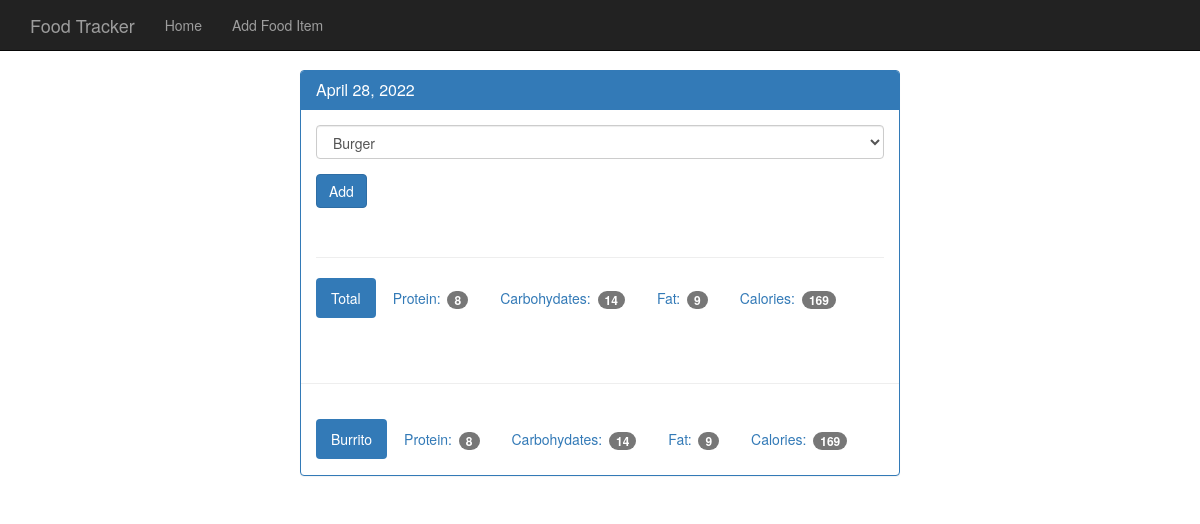
The page /view/20220428 on the database its author committed.
### tables this page shows
CREATE TABLE food (
    id integer primary key autoincrement,
    name text not null,
    protein integer not null,
    carbohydrates integer not null,
    fat integer not null,
    calories integer not null
);

### app.py (the view)
@app.route('/view/<date>', methods=['GET', 'POST'])
def view(date):
    db = get_db()
    cur = db.execute('select id, entry_date from log_date where entry_date = ?', [date])
    date_result = cur.fetchone()
    if request.method == 'POST':
        db.execute('insert into food_date(food_id, log_date_id) values (?, ?)', [request.form['food-select'], date_result['id']])
        db.commit()
    d = datetime.strptime(str(date_result['entry_date']), '%Y%m%d')
    pretty_date = datetime.strftime(d, '%B %d, %Y')
    food_cur = db.execute('select id, name from food')
    food_results = food_cur.fetchall()
    log_cur = db.execute('''select food.name, food.protein, food.carbohydrates, food.fat, food.calories \
                            from log_date \
                            join food_date on food_date.log_date_id = log_date.id \
                            join food on food.id=food_date.food_id \
                            where log_date.entry_date = ?''', [date])
    log_results = log_cur.fetchall()
    totals = {}
    totals['protein'] = 0
    totals['carbohydrates'] = 0
    totals['fat'] = 0
    totals['calories'] = 0
    for food in log_results:
        totals['protein'] += food['protein']
        totals['carbohydrates'] += food['carbohydrates']
        totals['fat'] += food['fat']
        totals['calories'] += food['calories']
    return render_template('day.html', entry_date=date_result['entry_date'], pretty_date=pretty_date, food_results=food_results, log_results=log_results, totals=totals)

### app.py (called while the page is built)
def connect_db():
    sql = sqlite3.connect("food_log.db")
    sql.row_factory = sqlite3.Row
    return sql

def get_db():
    if not hasattr(g, 'sqlite3'):
        g.sqlite_db = connect_db()
    return g.sqlite_db

### templates/day.html
{% extends "base.html" %}
{% block body %}
    <nav class="navbar navbar-inverse navbar-fixed-top">
      <div class="container">
        <div class="navbar-header">
          <a class="navbar-brand" href="{{ url_for('index') }}">Food Tracker</a>
        </div>
        <div id="navbar" class="navbar-collapse collapse">
          <ul class="nav navbar-nav">
            <li><a href="{{ url_for('index') }}">Home</a></li>
            <li><a href="{{ url_for('food') }}">Add Food Item</a></li>
          </ul>
        </div>
      </div>
    </nav>
    <div class="container theme-showcase col-sm-6 col-sm-offset-3" role="main">
      <div class="row">
        <div>
          <div class="panel panel-primary">
            <div class="panel-heading">
              <h3 class="panel-title">{{ pretty_date }}</h3>
            </div>
            <div class="panel-body">
              <form method="POST" action="{{ url_for('view', date=entry_date) }}">
                <div class="form-group">
                  <select class="form-control" name="food-select">
                    {% for food in food_results %}
                      <option value={{ food.id }}>{{ food.name }}</option>
                    {% endfor %}
                  </select>
                </div>
                <button type="submit" class="btn btn-primary">Add</button>
              </form>
              <div class="page-header"></div>
              <ul class="nav nav-pills" role="tablist">
                <li class="active"><a>Total</a></li>
                <li><a>Protein: <span class="badge">{{ totals.protein }}</span></a></li>
                <li><a>Carbohydates: <span class="badge">{{ totals.carbohydrates }}</span></a></li>
                <li><a>Fat: <span class="badge">{{ totals.fat }}</span></a></li>
                <li><a>Calories: <span class="badge">{{ totals.calories }}</span></a></li>
              </ul>
            </div>
            <div class="page-header"></div>
            {% for food in log_results %}
            <div class="panel-body">
              <ul class="nav nav-pills" role="tablist">
                <li class="active"><a>{{ food.name}}</a></li>
                <li><a>Protein: <span class="badge">{{ food.protein }}</span></a></li>
                <li><a>Carbohydates: <span class="badge">{{ food.carbohydrates }}</span></a></li>
                <li><a>Fat: <span class="badge">{{ food.fat }}</span></a></li>
                <li><a>Calories: <span class="badge">{{ food.calories }}</span></a></li>
              </ul>
            </div>
            {% endfor %}
          </div>
        </div>
      </div>
    </div>
{% endblock %}

### static/theme.css (style rules this page uses)
body { padding-top: 70px; padding-bottom: 30px; }

### rows shown on the page
food: name "Burrito", protein "8", carbohydrates "14", fat "9", calories "169"

### other values the page prints
{{ pretty_date }} "April 28, 2022"
{{ totals.protein }} "8"
{{ totals.carbohydrates }} "14"
{{ totals.fat }} "9"
{{ totals.calories }} "169"
form field food-select "Burger"
